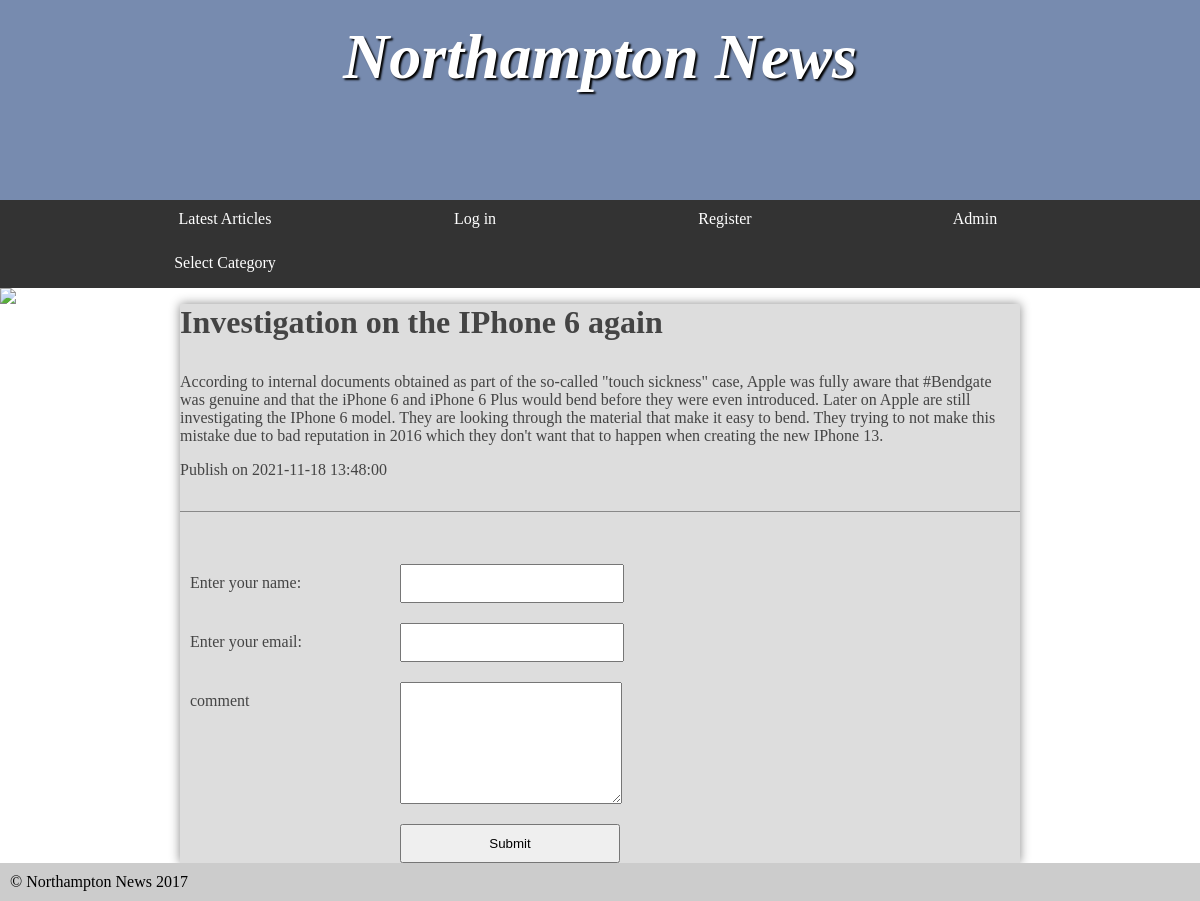
Page /as1/public/Article.php?articleid=2 on the committed database.
### tables this page shows
CREATE TABLE `article` (
  `articleid` int(11) NOT NULL AUTO_INCREMENT,
  `title` varchar(200) DEFAULT NULL,
  `content` varchar(4000) DEFAULT NULL,
  `categoryId` varchar(45) DEFAULT NULL,
  `publishDate` datetime DEFAULT NULL,
  PRIMARY KEY (`articleid`)
);

### as1/public/Article.php (the view, shortened to what this page needs)
<?php
require '../header.php';
?>
<?php
if (isset($_GET['articleid'])) {
$server = 'mysql';
$username = 'student';
$password = 'student';
$schema = 'assignment1';
$pdo = new PDO('mysql:dbname=' . $schema . ';host=' . $server, $username, $password);
$stmt = $pdo->prepare('SELECT * FROM assignment1.article WHERE articleid = :articleid');
$values = [
    'articleid' => $_GET['articleid'],
];
$stmt->execute($values);
$row = $stmt->fetch();
    echo '<h2>' . $row['title'] . '</h2>';
    echo '<p>' . $row['content'] . '</p>';
    echo '<p> Publish on ' . $row['publishDate'] . '<p>';
?>
<?php
}
if (isset($_POST['submit'])) {
 $_SESSION['name'] = $_POST['name'];
 echo 'comment was added';
}
else {
?>
<form action="Article.php" method="POST">
 <label>Enter your name: </label>
 <input type="text" name="name" />
 <label>Enter your email: </label>
 <input type="text" name="name" />
 <label>comment</label> <textarea></textarea>
 <input type="submit" name="submit" value="Submit" />
</form>
<?php
}
?>
<?php
require '../footer.php';
?>

### as1/public/styles.css (style rules this page uses)
* { margin: 0; padding: 0; }
html { font-family: 'Oxygen-Regular', times, verdana, sans-serif; }
body { background-color: #fff; }
main h2 { font-size:2em; }
p, li, h2 { margin-bottom: 1em; }
form { padding-top: 2em; margin-top: 2em; border-top: 1px solid #888; }
form select, form label, form input, form textarea { float: left; width: 200px; padding: 10px; margin-top: 20px; }
form label { clear: left; }
textarea { height: 100px; }
form input[type="text"], form input[type="password"], textarea { color: #999; font-family: verdana, sans-serif }
input[type="submit"] { clear: both; margin-left: 220px; width: 220px; }

### rows in the picture
article: title "Investigation on the IPhone 6 again", content "According to internal documents obtained as part of the so-called \"touch sickness\" case, Apple was fully aware that #Bendgate was genuine and that the iPhone 6 and iPhone 6 Plus would bend before they were even introduced. Later on Apple are still investigating the IPhone 6 model. They are looking through the material that make it easy to bend. They trying to not make this mistake due to bad reputation in 2016 which they don't want that to happen when creating the new IPhone 13.", publishDate "2021-11-18 13:48:00"
